Frame 1 (no input): blank canvas, image omitted
Frame 60 (the mouse pressed at the canvas centre just before this capture): blank canvas, image omitted
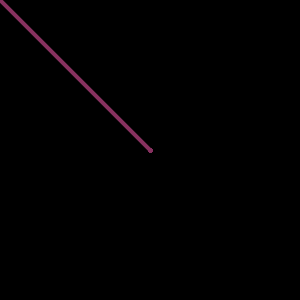
Frame 120 (the mouse held since frame 60 and released just before this capture)

The Processing sketch whose frames 1 and 60 were blank and that drew this single picture after the mouse press (run headless with seeded random() and noise(); from frame 60 on, the mouse is pressed at the canvas centre):

// Processing sketch: processing_22532
// ── processing_22532.pde

//create a brush stroke

void setup() {
 size(300, 300);
 background(0);
}


void draw() {
 stroke(135,50,96);
 strokeWeight(4);
 smooth();
 // Draw if mouse is pressed
 if (mousePressed) {
  line(pmouseX, pmouseY, mouseX, mouseY);
 }
}
